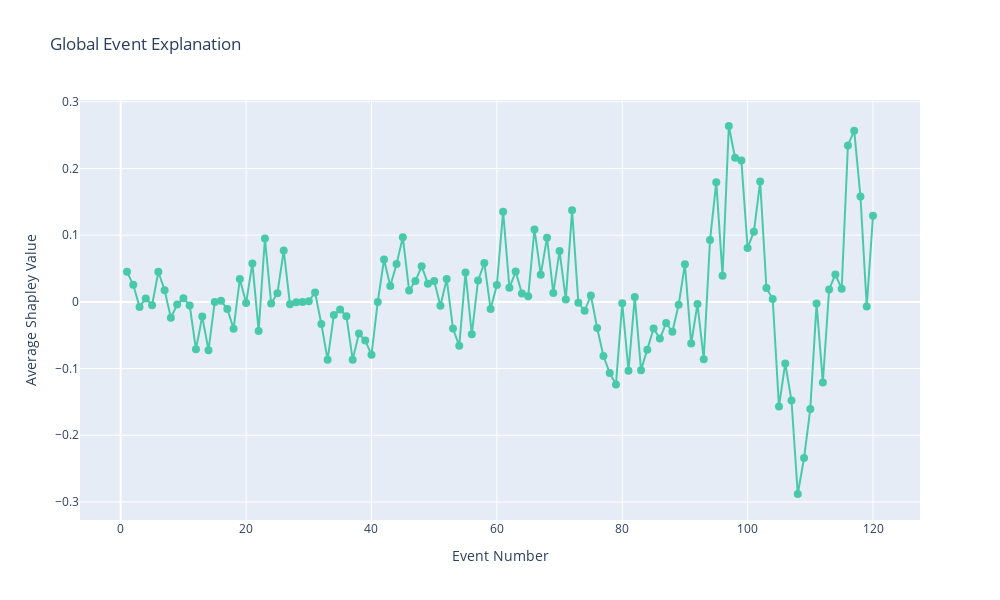

This figure's notebook cell:
### Code cell
global_event_chart = plot_event_explanation(event_data, relative=False)
global_event_chart.show()
